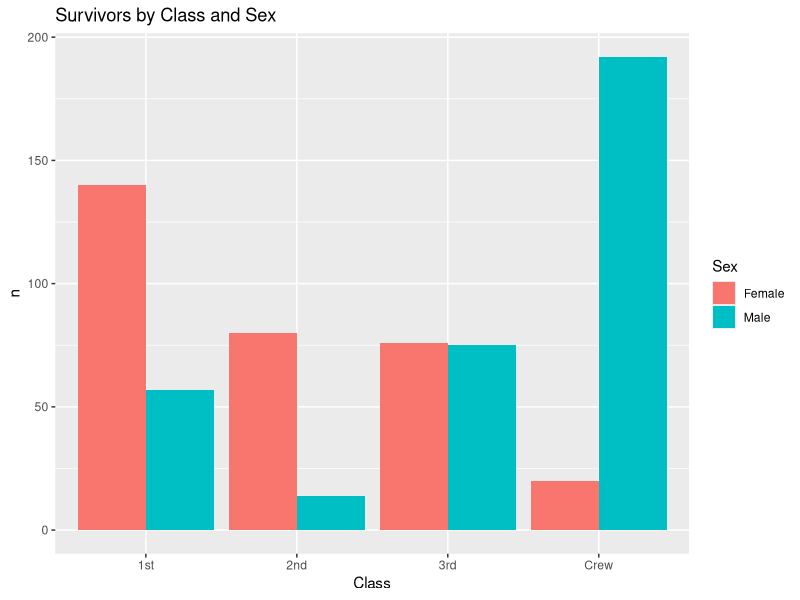
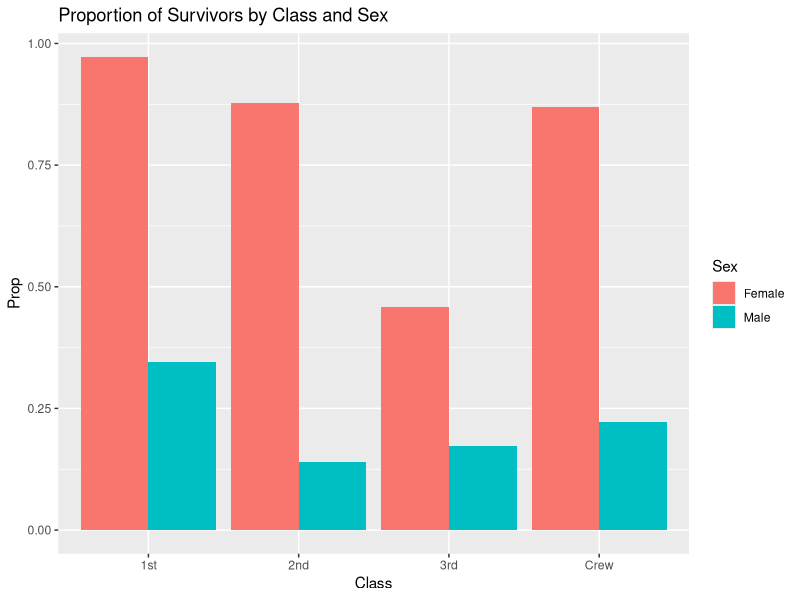
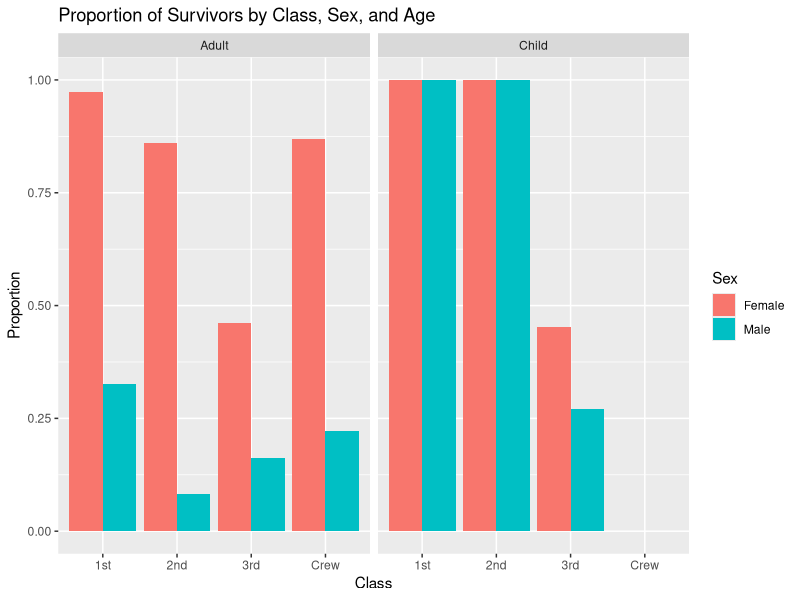

R code for these plots, in order:
## ---- chunk 1
library(tidyverse)

df_titanic <- as_tibble(Titanic)
## ---- chunk 2
## TASK: Perform a `glimpse` of df_titanic
glimpse(df_titanic)
## ---- chunk 3
## NOTE: No need to edit! We'll cover how to
## do this calculation in a later exercise.
df_titanic %>% summarize(total = sum(n))
## ---- chunk 4
## TASK: Visualize counts against `Class` and `Sex`
## TODO: Complete this code ``

df_titanic %>%
  filter(Survived == "Yes") %>%
  ggplot(
    mapping = aes(
      x = Class,
      y = n,
      fill = Sex)) +
  geom_col(position = "dodge") +
  labs(
    title = "Survivors by Class and Sex")
## ---- chunk 5
## NOTE: No need to edit! We'll cover how to
## do this calculation in a later exercise.
df_prop <-
  df_titanic %>%
  group_by(Class, Sex, Age) %>%
  mutate(
    Total = sum(n),
    Prop = n / Total
  ) %>%
  ungroup()
df_prop
## ---- chunk 6
df_prop %>%
    filter(Survived == "Yes") %>%
    group_by(Class, Sex) %>%
    summarise(Prop = sum(n) / sum(Total)) %>%
  ggplot(
    mapping = aes(
      x = Class,
      y = Prop,
      fill = Sex)
    ) + 
    geom_col(position = "dodge") +
  labs(
    title = "Proportion of Survivors by Class and Sex")

## ---- chunk 7
df_prop %>%
  filter(Survived == "Yes") %>%
ggplot(
  mapping = aes(
      x = Class,
      y = Prop,
      fill = Sex
    )
) +
  geom_col(
    position = "dodge"
  ) +
  facet_wrap(~ Age) +
  labs(
    title = "Proportion of Survivors by Class, Sex, and Age",
    x = "Class",
    y = "Proportion",
    fill = "Sex"
  )
